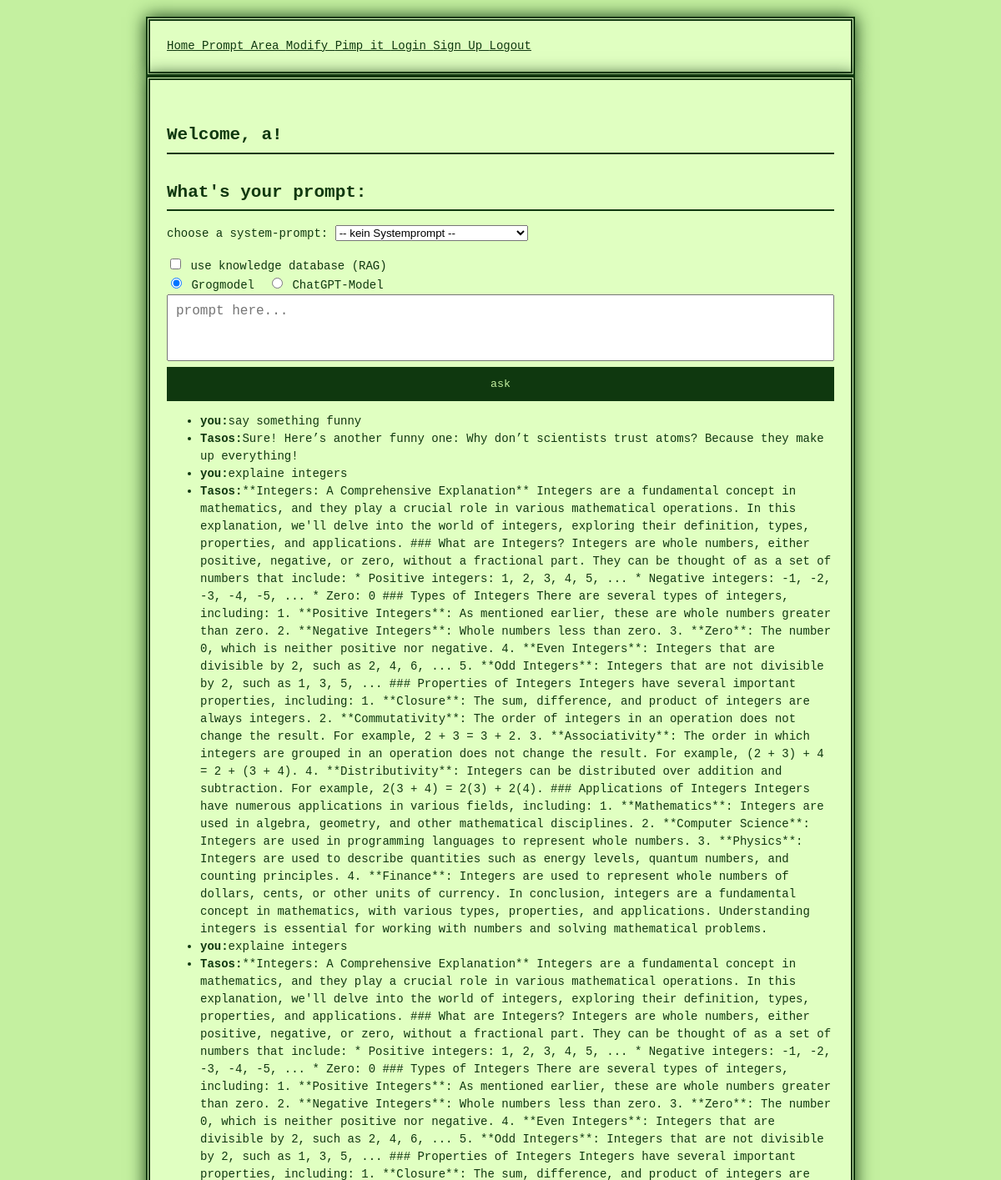
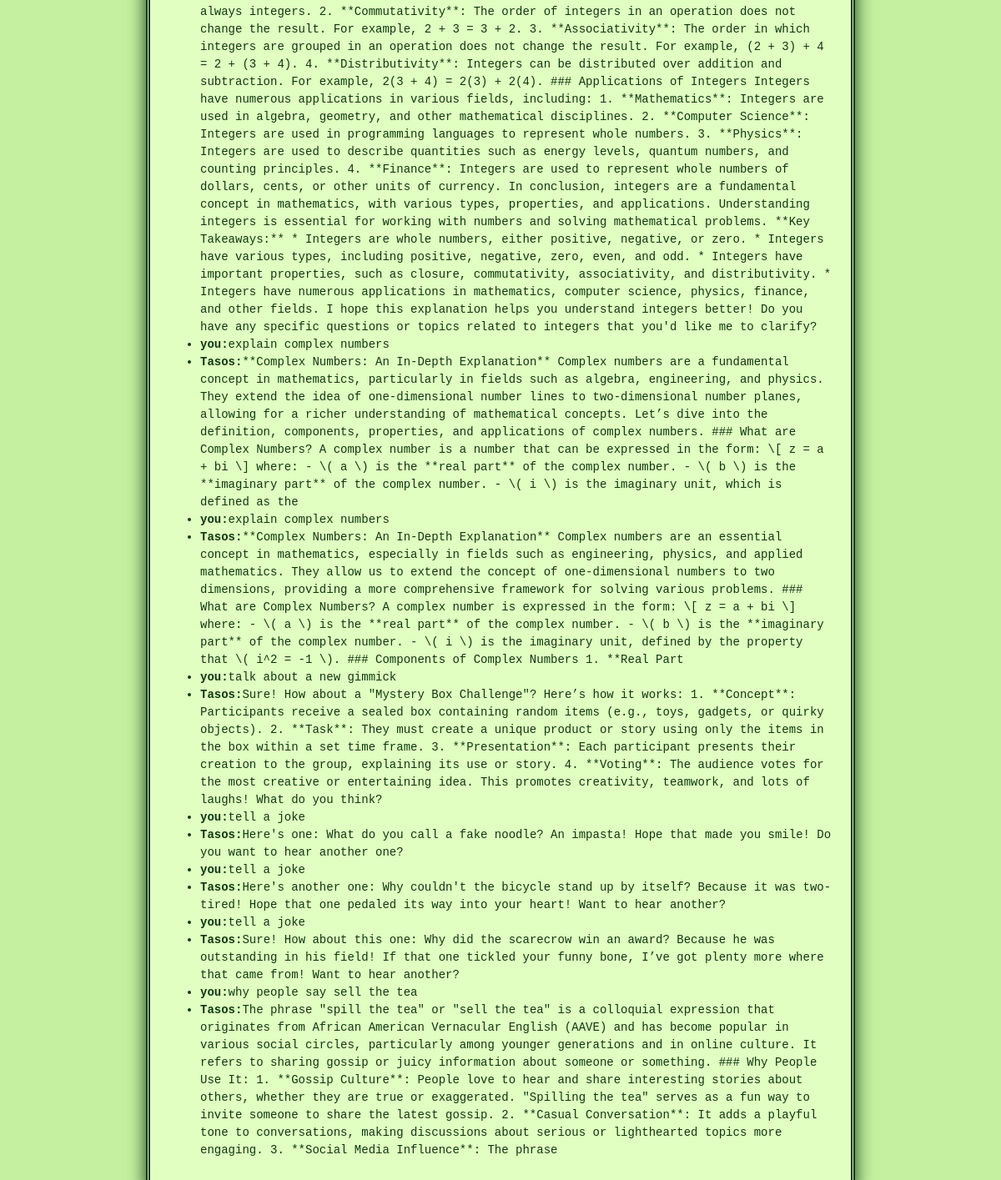
Before: /Prompt-area (signed in) with the older database file (2 pictures, top to bottom).
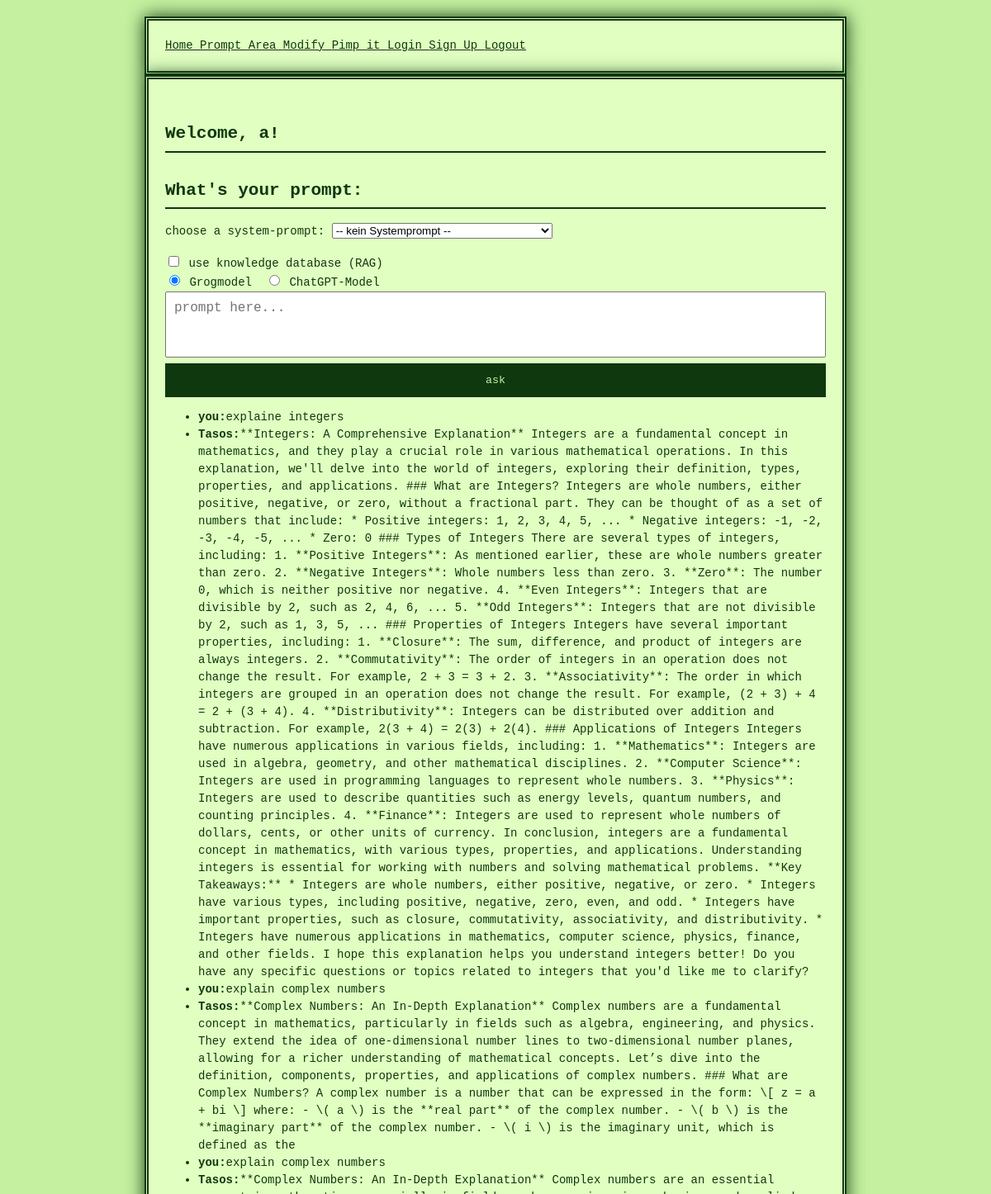
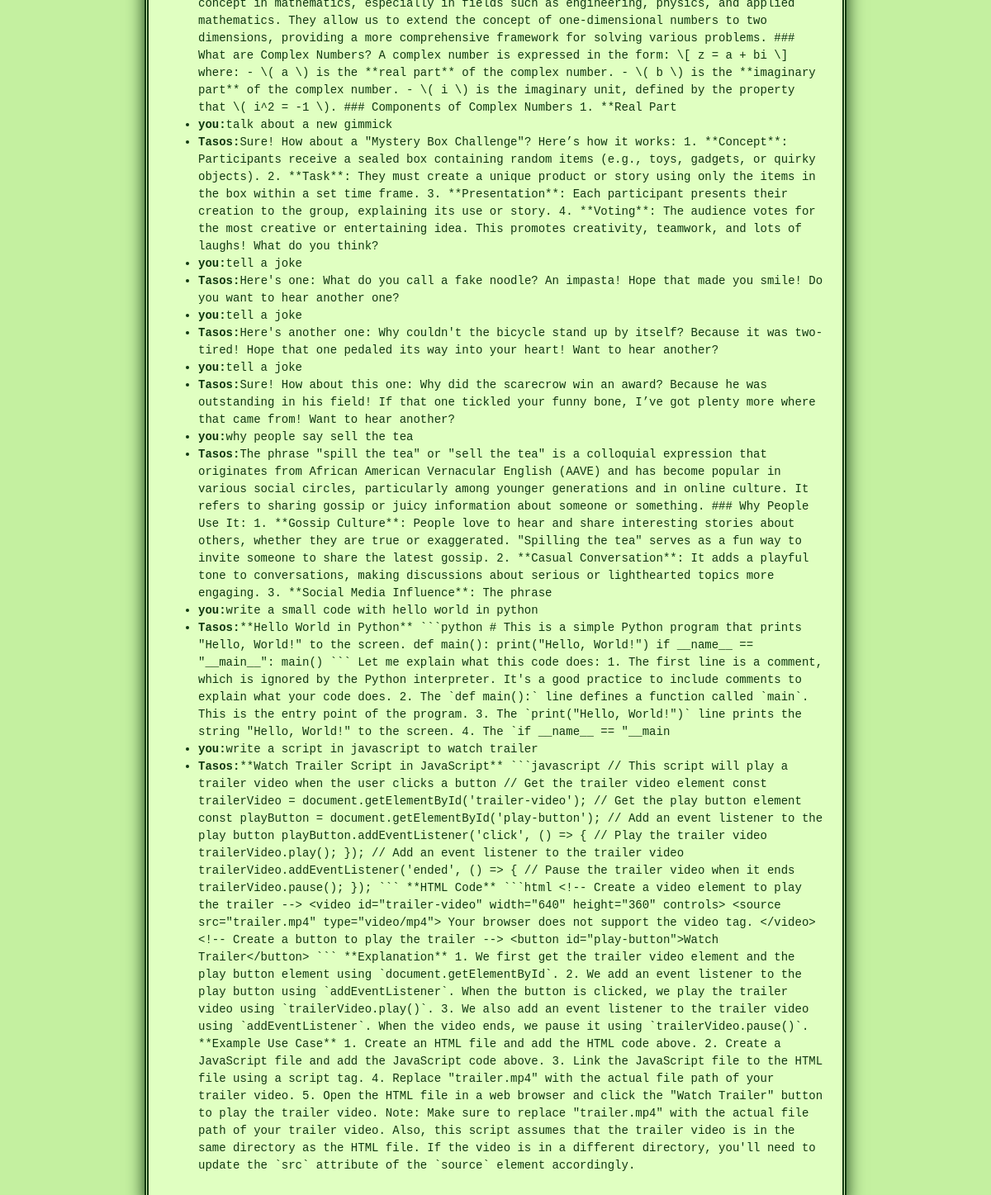
After: the same page with the newer database file (2 pictures, top to bottom).
### project/models.py (models this page shows)
class Chat(db.Model):
    id = db.Column(db.Integer, primary_key = True)
    user_id = db.Column(db.Integer, db.ForeignKey('user.id', ondelete='CASCADE'), nullable=False)
    question = db.Column(db.String, unique=False)
    answer = db.Column(db.String, unique=False, nullable=True)
    model = db.Column(db.String, unique=False, nullable=True)

### project/main.py (the view, shortened to what this page needs)
@main.route('/Prompt-area', methods=["POST", "GET"])
@login_required
def prompt_area():
    user_id = current_user.id
    selected_model = request.args.get("modell", "grog")
    new_prompt = request.args.get("prompt")
    system_prompt_id = request.args.get("system_prompt_id")
    chat_history = Chat.query.filter_by(user_id=user_id).order_by(Chat.id.desc()).limit(10).all()
    chat_history.reverse()
    system_prompts = SystemPrompt.query.all()
    selected_system_prompt = SystemPrompt.query.get(system_prompt_id) if system_prompt_id else None
    system_msg = None
    temperature = 0.7
    max_tokens = 150
    return render_template(
        'Prompt-area.html',
        name=current_user.name,
        chat_history=chat_history,
        system_prompts=system_prompts,
        selected_system_prompt_id=system_prompt_id,
        selected_model=selected_model
    )

### project/__init__.py (called while the page is built)
def create_app():
    app = Flask(__name__)
    app.config['SECRET_KEY'] = 'secret_key_goes_here' #was soll das?
    app.config['SQLALCHEMY_DATABASE_URI'] = 'sqlite:///db.sqlite'
    db.init_app(app)
    login_manager = LoginManager()
    login_manager.login_view = 'auth.login'
    login_manager.init_app(app)
    from .models import User
    @login_manager.user_loader
    def load_user(user_id):
        return User.query.get(int(user_id))
    from .auth import auth as auth_blueprint
    app.register_blueprint(auth_blueprint)
    from .main import main as main_blueprint
    app.register_blueprint(main_blueprint)
    return app

### project/templates/Prompt-area.html (shortened to what this page needs)
{% extends "base.html" %}
{% block content %}
<h1 class="title">
  Welcome, {{name}}!
</h1>
<h2> What's your prompt:</h2>
<form method="GET" action="{{ url_for('main.prompt_area',  user_id=current_user.id) }}">
    <div>
      <label for="system_prompt_id">choose a system-prompt:</label>
      <select name="system_prompt_id" id="system_prompt_id">
          <option value="">-- kein Systemprompt --</option>
      </select>
    </div>
<div style="margin-top: 1rem;">
  <label>
    <input type="checkbox" name="use_rag" {% if request.args.get('use_rag') == 'on' %}checked{% endif %}>
    use knowledge database (RAG)
  </label>
</div>
    <div class="textfeld-container">
          <div style="display: flex; gap: 1rem; align-items: center;">
    <label>
      <input type="radio" name="modell" value="grog" {% if selected_model == 'grog' %}checked{% endif %}>
      Grogmodel
    </label>
    <label>
      <input type="radio" name="modell" value="chatgpt" {% if selected_model == 'chatgpt' %}checked{% endif %}>
      ChatGPT-Model
    </label>
  </div>
  <textarea id="autofeld" name="prompt" placeholder="prompt here..."></textarea>
            <input class="textfeld-container" type="submit" value="ask">
</div>
</form>
{% if chat_history %}
<div class="output">
    <ul>
        {% for chat in chat_history %}
    <li><strong>you:</strong>{{ chat.question }}</li>
        <li><strong>Tasos:</strong>{{ chat.answer }}</li>
        {% endfor %}
    </ul>
</div>
{% endif %}
{% endblock %}

### project/templates/base.html (shortened to what this page needs)
<!DOCTYPE html>
<html>
<head>
    <link rel="stylesheet" href="{{ url_for('static', filename='styles.css') }}">
</head>
<body>
    <section class="hero is-primary is-fullheight">
        <div class="hero-head">
            <nav class="navbar">
                <div class="container">
                    <div id="navbarMenuHeroA" class="navbar-menu">
                        <div class="navbar-end">
                            <a href="{{ url_for('main.index') }}" class="navbar-item">
                                Home
                            </a>
                            <a href="{{ url_for('main.prompt_area') }}" class="navbar-item">
                                Prompt Area
                            </a>
                            <a href="{{ url_for('main.modifier') }}" class="navbar-item">
                                Modify
                            </a>
                            <a href="{{ url_for('main.pimp_it') }}" class="navbar-item">
                                Pimp it
                            </a>
                            <a href="{{ url_for('auth.login') }}" class="navbar-item">
                                Login
                            </a>
                            <a href="{{ url_for('auth.signup') }}" class="navbar-item">
                                Sign Up
                            </a>
                            <a href="{{ url_for('auth.logout') }}" class="navbar-item">
                                Logout
                            </a>
                        </div>
                    </div>
                </div>
            </nav>
        </div>
        <div class="hero-body">
            <div class="container has-text-centered">
               {% block content %}
               {% endblock %}
            </div>
        </div>
    </section>
</body>
</html>

### project/static/styles.css (style rules this page uses)
body { background-color: #c4f0a0; color: #0f380f; font-family: 'Press Start 2P', monospace; font-size: 14px; line-height: 1.5; margin: 0; padding: 20px; image-rendering: pixelated; }
h1, h2, h3, h4, h5, h6 { border-bottom: 2px solid #0f380f; padding-bottom: 5px; margin-top: 30px; }
a { color: #0f380f; text-decoration: underline; }
button, input[type="submit"] { background-color: #0f380f; color: #c4f0a0; border: 3px solid #0f380f; padding: 10px 15px; font-family: 'Press Start 2P', monospace; cursor: pointer; }
.container { max-width: 800px; margin: auto; background-color: #e0ffc1; padding: 20px; border: 5px double #0f380f; box-shadow: 0 0 20px #0f380f; }
.textfeld-container { width: 100%; }
textarea { width: 100%; min-height: 80px; resize: none; overflow: hidden; font-family: monospace; font-size: 16px; padding: 10px; box-sizing: border-box; }

Changed rows visible on the page:
no longer on this page (row unchanged): Chat: question "say something funny", answer "Sure! Here’s another funny one: Why don’t scientists trust atoms? Because they make up everything!"
no longer on this page (row unchanged): Chat: question "explaine integers", answer "**Integers: A Comprehensive Explanation** Integers are a fundamental concept in mathematics, and they play a crucial role in various mathematical operations. In this explanation, we'll delve into the world of integers, exploring their definition, types, properties, and applications. ### What are Integers? Integers are whole numbers, either positive, negative, or zero, without a fractional part. They can be thought of as a set of numbers that include: * Positive integers: 1, 2, 3, 4, 5, ... * Negative integers: -1, -2, -3, -4, -5, ... * Zero: 0 ### Types of Integers There are several types of integers, including: 1. **Positive Integers**: As mentioned earlier, these are whole numbers greater…"
added Chat: question "write a small code with hello world in python", answer "**Hello World in Python** ```python # This is a simple Python program that prints \"Hello, World!\" to the screen. def main(): print(\"Hello, World!\") if __name__ == \"__main__\": main() ``` Let me explain what this code does: 1. The first line is a comment, which is ignored by the Python interpreter. It's a good practice to include comments to explain what your code does. 2. The `def main():` line defines a function called `main`. This is the entry point of the program. 3. The `print(\"Hello, World!\")` line prints the string \"Hello, World!\" to the screen. 4. The `if __name__ == \"__main"
added Chat: question "write a script in javascript to watch trailer", answer "**Watch Trailer Script in JavaScript** ```javascript // This script will play a trailer video when the user clicks a button // Get the trailer video element const trailerVideo = document.getElementById('trailer-video'); // Get the play button element const playButton = document.getElementById('play-button'); // Add an event listener to the play button playButton.addEventListener('click', () => { // Play the trailer video trailerVideo.play(); }); // Add an event listener to the trailer video trailerVideo.addEventListener('ended', () => { // Pause the trailer video when it ends trailerVideo.pause(); }); ``` **HTML Code** ```html <!-- Create a video element to play the trailer --> <video…"
